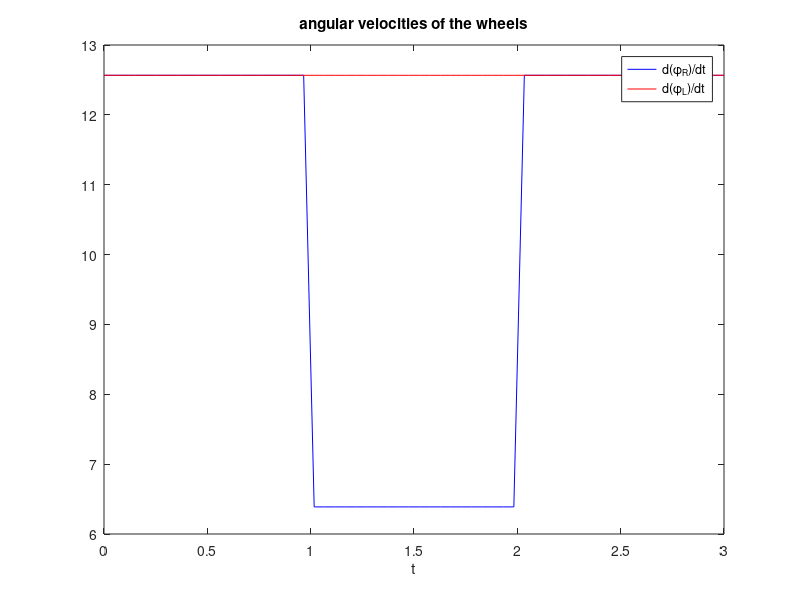
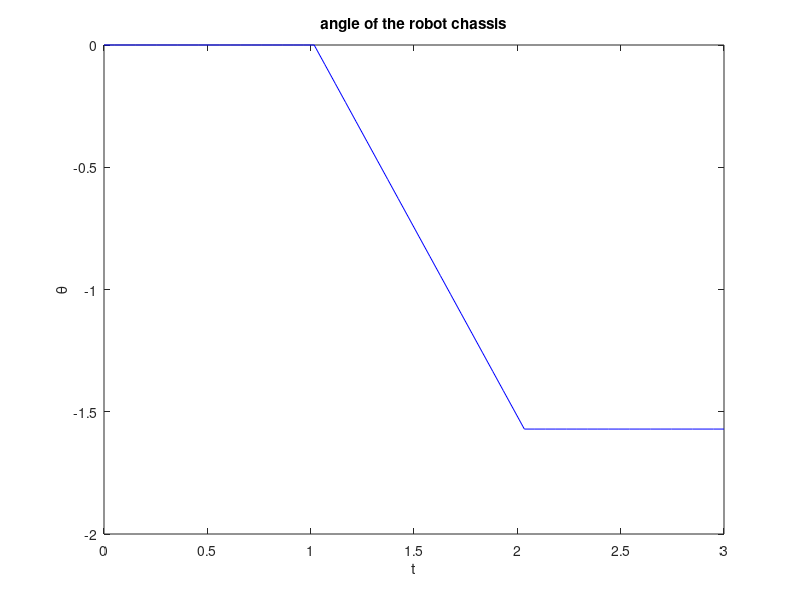
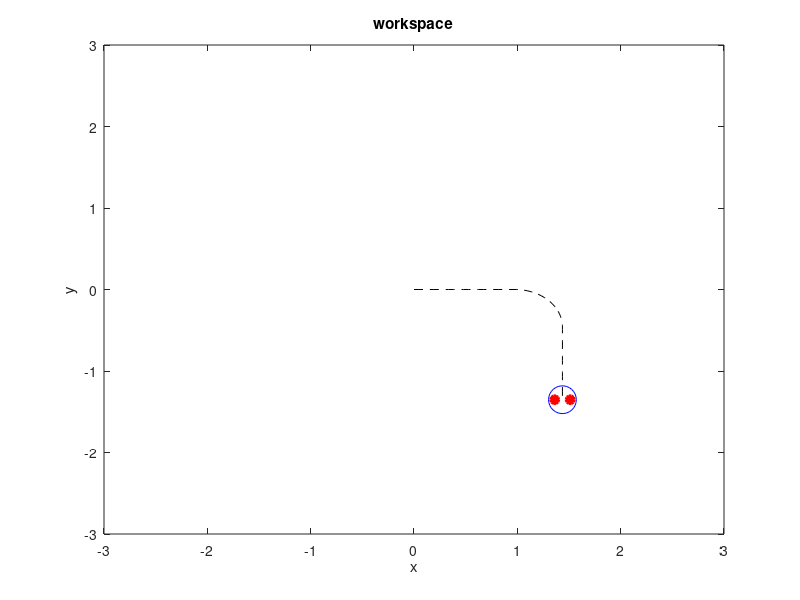

Reproduce these figures in MATLAB, in order.
clc;close;clear;

% parameters
rR=0.075;
rL=rR;
b=0.3/2;
tf=3;

% initial conditions
theta0=0;
x0=0;
y0=0;

% time vector and time increment
t=linspace(0,tf,60);
dt=t(2)-t(1);

% initialization and pre-allocation of pose variables
x=zeros(1,length(t));
y=zeros(1,length(t));
theta=zeros(1,length(t));
theta(1)=theta0;
x(1)=x0;
y(1)=y0;

% command signals (in RPM)
ind1=find(t<=max(t)/3);
ind2=find((t>max(t)/3)&(t<=2*max(t)/3));
ind3=find((t>2*max(t)/3)&(t<=max(t)));
vec=ones(1,length(t));
phidotR=[120*(2*pi/60)*(vec(ind1)) 61*(2*pi/60)*(vec(ind2)) 120*(2*pi/60)*(vec(ind3))];
phidotL=[120*(2*pi/60)*(vec(ind1)) 120*(2*pi/60)*(vec(ind2)) 120*(2*pi/60)*(vec(ind3))];

% update loop
for ii=2:length(t)
    J=[rR*cos(theta(ii-1))/2 rL*cos(theta(ii-1))/2;...
        rR*sin(theta(ii-1))/2 rL*sin(theta(ii-1))/2;...
        0.5*rR/b -0.5*rL/b];
    deltapose=dt*J*[phidotR(ii-1);phidotL(ii-1)];
    x(ii)=x(ii-1)+deltapose(1);
    y(ii)=y(ii-1)+deltapose(2);
    theta(ii)=theta(ii-1)+deltapose(3);
end
    
% plot and animation
figure(1);
plot(t,phidotR,'b');
hold on;
plot(t,phidotL,'r');
xlabel('t')
legend('d(\phi_{R})/dt','d(\phi_{L})/dt')
title('angular velocities of the wheels');

figure(2);
plot(t,theta,'b');
xlabel('t')
ylabel('\theta')
title('angle of the robot chassis');

figure(3);
plot(x,y,'k--');
title('workspace')
xlabel('x')
ylabel('y')
hold on;
wls=[0 0;-0.5*b 0.5*b];
wlsrot=[cos(theta(ii)) -sin(theta(ii));sin(theta(ii)) cos(theta(ii))]*wls;
h1=plot(wlsrot(1,1)+x(1),wlsrot(2,1)+y(1),'ro','LineWidth',2,'MarkerFaceColor','r');
h2=plot(wlsrot(1,2)+x(1),wlsrot(2,2)+y(1),'ro','LineWidth',2,'MarkerFaceColor','r');
h3=plot(x(1),y(1),'bo','MarkerSize',20);
axis([-3 3 -3 3]);

for ii=2:length(t)
    wlsrot=[cos(theta(ii)) -sin(theta(ii));sin(theta(ii)) cos(theta(ii))]*wls;
    set(h1,'XData',wlsrot(1,1)+x(ii));
    set(h1,'YData',wlsrot(2,1)+y(ii));
    set(h2,'XData',wlsrot(1,2)+x(ii));
    set(h2,'YData',wlsrot(2,2)+y(ii));
    set(h3,'XData',x(ii));
    set(h3,'YData',y(ii));
    
    drawnow;
    pause(0.1);
end


